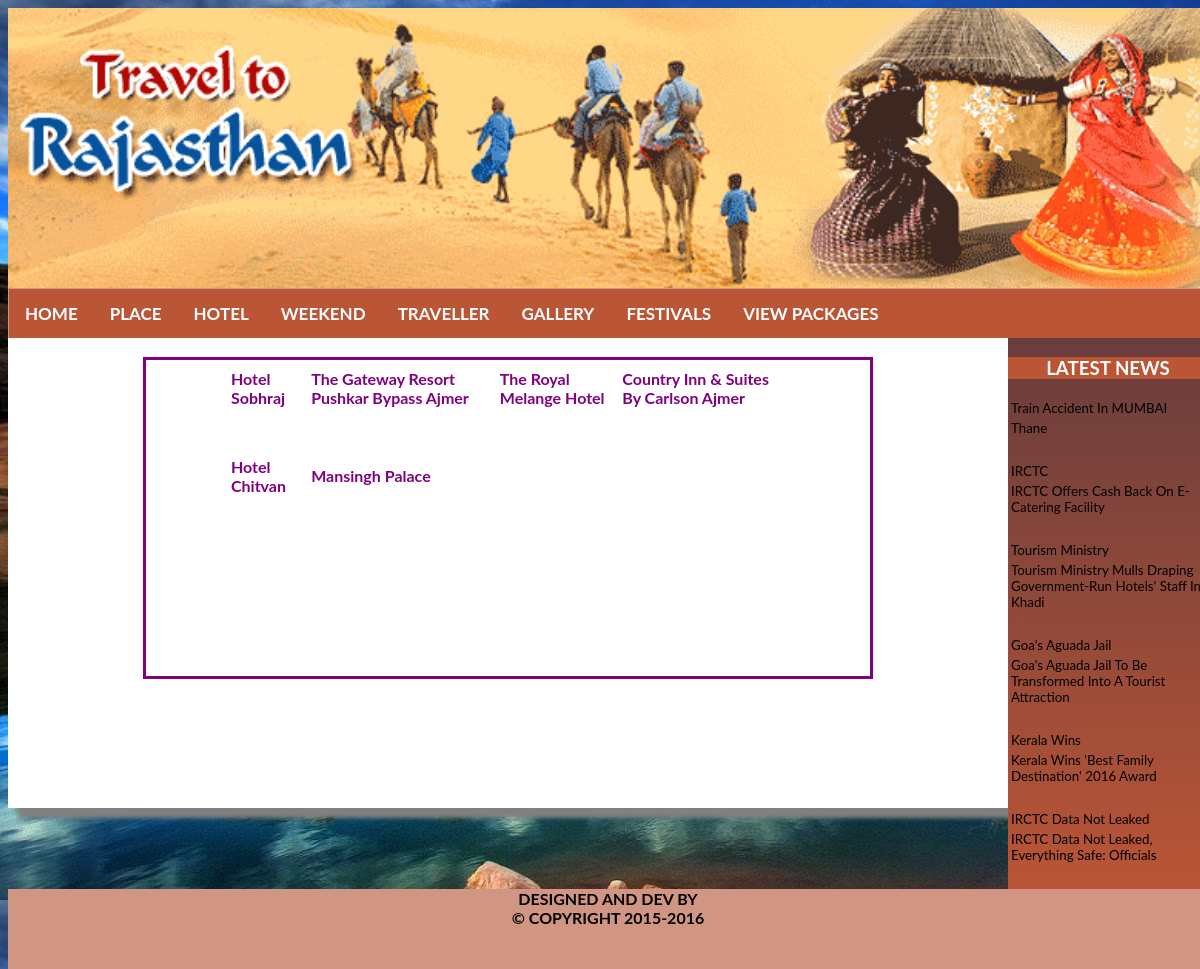
Screenshot of /tourism/user/view_hotel.php?a=Ajmer with the database file from the repository.
### tables this page shows
CREATE TABLE IF NOT EXISTS `add_hotel` (
  `id` int(11) NOT NULL AUTO_INCREMENT,
  `city` varchar(200) NOT NULL,
  `hotel` varchar(200) NOT NULL,
  PRIMARY KEY (`id`)
);

CREATE TABLE IF NOT EXISTS `news` (
  `id` int(200) NOT NULL AUTO_INCREMENT,
  `news_name` varchar(200) NOT NULL,
  `description` varchar(200) NOT NULL,
  `photo` varchar(200) NOT NULL,
  PRIMARY KEY (`id`)
);

### tourism/user/view_hotel.php (the view, shortened to what this page needs)
<?php
	include('head.php');
	$city_name=$_REQUEST["a"];
	$r=mysql_query("select * from add_hotel where city='$city_name'");
	echo "<br/>
	<fieldset  style='width:700px;margin:Auto;height:300px;border:3px solid purple'>
	<table align='center'  width='80%' ><tr>";
	$count=0;
	while($row=mysql_Fetch_array($r))
	{
		echo "<td><a href='view_hotel_desc.php?a=$row[1]&b=$row[2]' style='text-decoration:none;
		font-weight:bold;color:purple'>",$row[2],"</a></td>";
		if($count==3)
		{
		echo "</tr>
		<tr><td colspan='4'>&nbsp;</td></tr>
		<tr><td colspan='4'>&nbsp;</td></tr>";
		$count=0;
		}
		$count++;
	}
	echo "</table>";
	include('footer.php');
?>

### tourism/user/footer.php (shortened to what this page needs)
	</div>
					<div id='left'>
						<h3 style='background:#BA5536;color:white' ><center>LATEST NEWS</center></h3>
				<marquee direction='up' scrollamount=6>
					<table height='400px'>
						<?php
							$r=mysql_Query("select * from news");
						while($row=mysql_Fetch_array($r))
							{
								echo "<tr><td style='text-transform:capitalize;
								font-size:10pt'>",$row[1],"</td></tr>";
								echo "<tr><td style='text-transform:capitalize;
								font-size:10pt'>",$row[2],"</td></tr>";
								echo "<tr><td>&nbsp;</td></tr>";
							}
						?>
						</table>
					</marquee>
					</div>
	<div id='footer'>
			DESIGNED AND DEV BY</br>
			&copy; COPYRIGHT 2015-2016
		</div>
	</div>
</body>
</html>

### tourism/user/css/style.css (style rules this page uses)
body { background:url(../images/100.jpg); }
#left { height:auto; width:200px; background:-webkit-linear-gradient(#693D3D,#BA5536); float:right; }
#footer { clear:both; width:1200px; height:80px; background:#D09683; color:black; text-align:center; font-weight:Bold; }

### tourism/user/head.php (style rules this page uses)
body { font-family: "Lato", sans-serif; }

### rows the page displays
add_hotel: hotel "Hotel Sobhraj"
add_hotel: hotel "The Gateway Resort Pushkar Bypass Ajmer"
add_hotel: hotel "The Royal Melange Hotel"
add_hotel: hotel "Country Inn & Suites By Carlson Ajmer"
add_hotel: hotel "Hotel Chitvan"
add_hotel: hotel "Mansingh Palace"
news: news_name "Train Accident In MUMBAI", description "Thane"
news: news_name "IRCTC", description "IRCTC Offers Cash Back On E-Catering Facility"
news: news_name "Tourism Ministry", description "Tourism Ministry Mulls Draping Government-Run Hotels' Staff In Khadi"
news: news_name "Goa's Aguada Jail", description "Goa's Aguada Jail To Be Transformed Into A Tourist Attraction"
news: news_name "Kerala Wins", description "Kerala Wins 'Best Family Destination' 2016 Award"
news: news_name "IRCTC Data Not Leaked", description "IRCTC Data Not Leaked, Everything Safe: Officials"
